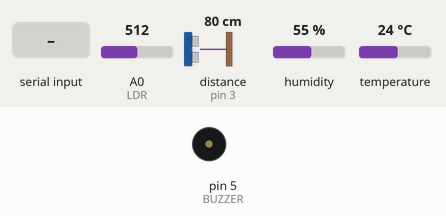
Recording of a sketch running on a simulated Arduino Uno, built with avr-gcc and run on an emulated ATmega328P. Parts: buzzer (waves = sounding). Wiring (inferred from the names in the program): ultrasonic range finder: trigger pin 2; echo pin 3. The test bench sets the inputs (shaded band); at power-on: A0 (LDR) = 512, distance to the obstacle (sensor on pin 3) 80 cm, humidity 55 %, temperature 24 °C. The echo pulse lasts 58.3 µs per cm; what the sketch prints to the serial monitor is not drawn.

Above: at 1.2 s.
1.3 s: "1" received over Serial
At 1.62 s:
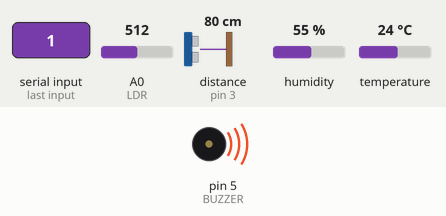
Timing chart, 0 to 4.3 s (numbered marks = the images above; inputs shaded):
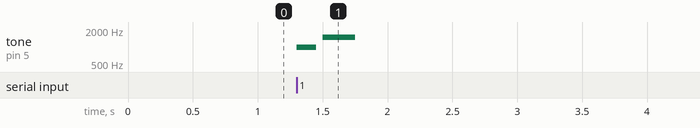

The sketch:

bioattend_hardware.ino
```cpp
#include <DHT.h>

#define TRIG 2
#define ECHO 3
#define DHTPIN 4
#define DHTTYPE DHT11
#define BUZZER 5
#define LDR A0

DHT dht(DHTPIN, DHTTYPE);

unsigned long lastTime = 0;
const unsigned long DELAY_MS = 1000;

void setup() {
  Serial.begin(9600);

  pinMode(TRIG, OUTPUT);
  pinMode(ECHO, INPUT);
  pinMode(BUZZER, OUTPUT);

  dht.begin();
}

void loop() {
  // 1. Check for incoming serial commands from the Node.js backend to ring Buzzer
  if (Serial.available() > 0) {
    char cmd = Serial.read();
    if (cmd == '1') {
      // Success Beep
      tone(BUZZER, 1000, 150);
      delay(200);
      tone(BUZZER, 1500, 250);
    } else if (cmd == '0') {
      // Error beep
      tone(BUZZER, 300, 600);
    }
  }

  unsigned long now = millis();
  if (now - lastTime >= DELAY_MS) {
    lastTime = now;

    // 🔹 Ultrasonic
    digitalWrite(TRIG, LOW);
    delayMicroseconds(2);
    digitalWrite(TRIG, HIGH);
    delayMicroseconds(10);
    digitalWrite(TRIG, LOW);

    long duration = pulseIn(ECHO, HIGH, 30000);
    int distance = 0;
    if (duration > 0) {
      distance = duration * 0.034 / 2;
    }

    // 🔹 DHT11
    float temp = dht.readTemperature();
    float hum = dht.readHumidity();

    if (isnan(hum) || (isnan(temp))) { hum = 0; temp = 0; }

    // 🔹 LDR
    int lightValue = analogRead(LDR);

    // 🔴 CRITICAL: We MUST print exact JSON format so the Node server can parse it!
    // Do NOT print text like "----- SENSOR DATA -----"
    Serial.print("{\"dist\":");
    Serial.print(distance);
    Serial.print(", \"temp\":");
    Serial.print(temp);
    Serial.print(", \"hum\":");
    Serial.print(hum);
    Serial.print(", \"light\":");
    Serial.print(lightValue);
    Serial.println("}");
  }
}
```

Measured:
- after the input at 1.3 s, tone on pin 5 (BUZZER): silent → 1000 Hz at once, → silent 0.15 s later, → 1500 Hz 0.05 s later, → silent 0.25 s later
